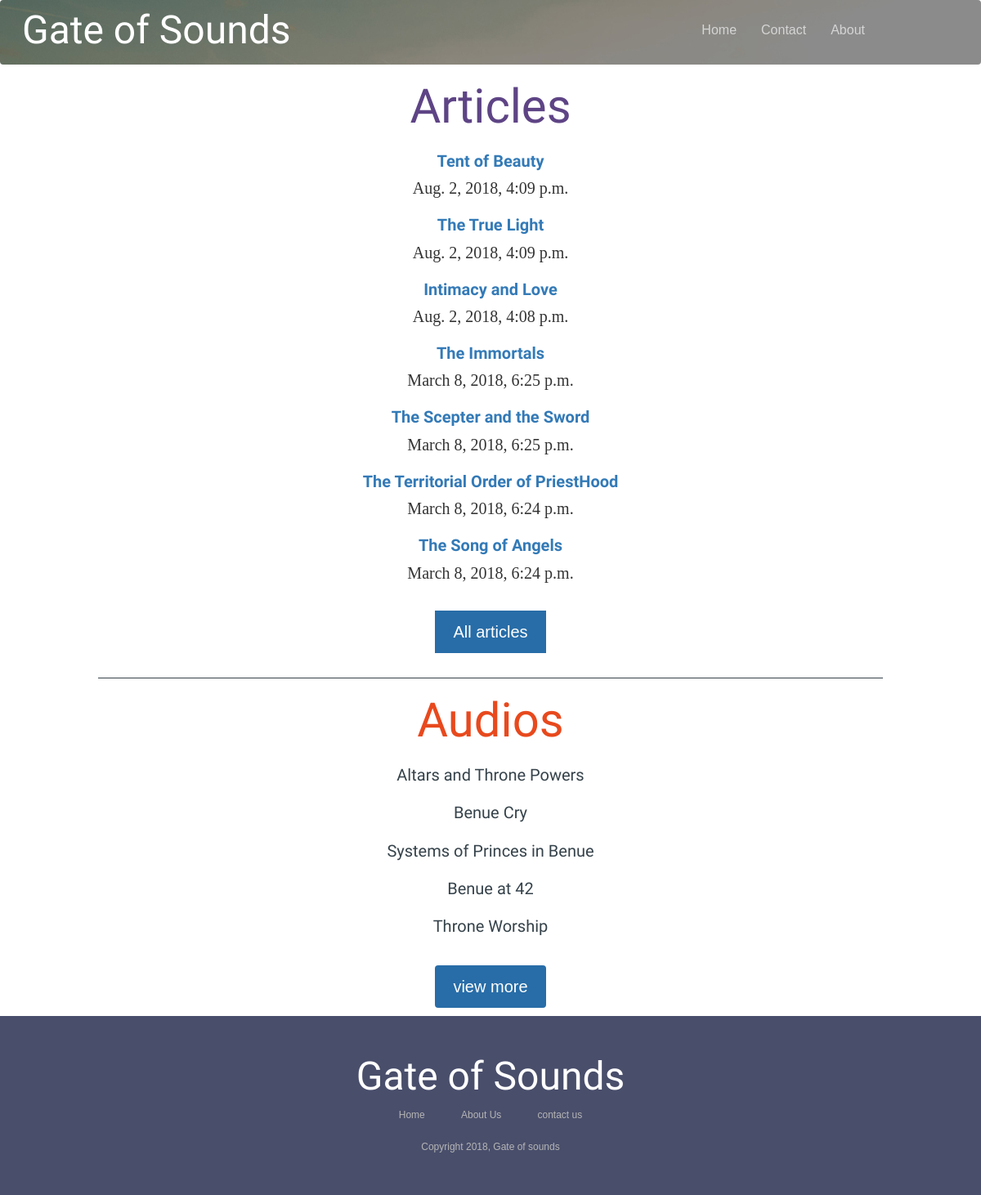
The app's page /resources, older data.
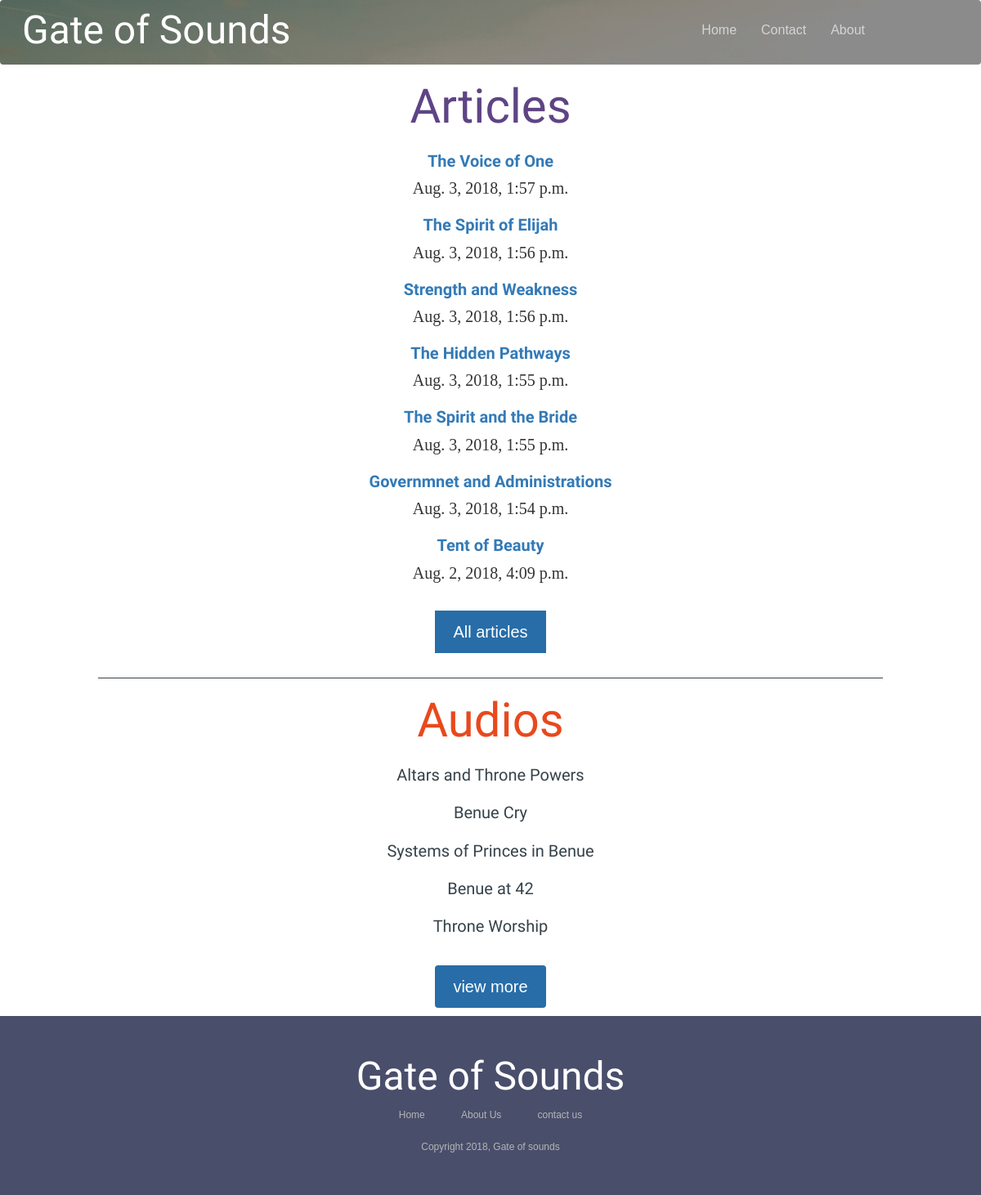
The same page, newer data.
### sounds/models.py (models this page shows, shortened)
class Post(models.Model):
    title = models.CharField(max_length= 150)
    body = models.TextField()
    date = models.DateTimeField()
    author= models.TextField(default='Sunny awugo')
    def get_absolute_url(self):
        return reverse('post-detail', args=[str(self.id)])
    class Meta:
        ordering = ["-date"]

### sounds/views.py (the view)
# urls.py: path('resources', views.resources, name='resources'),
def resources(request):
    post = Post.objects.all()[:7]
    context = {
        'post': post,
    }
    return render(request, 'sounds/resources.html', context)

### sounds/templates/sounds/resources.html
{% extends 'base_generic.html' %}
{% block content %}
{% load static %}
{% load bootstrap3 %}
<link rel='stylesheet' href='{% static "sounds/style.css" %}'>
<div class='work'>
        <strong></strong><h2 style="font-family: 'Tangerine', serif; font-size: 58px; color:#5E4485;">Articles</h2></strong>
        {% for post in post %}
                <div class='blogpost'>
                    <h3><strong><a style="font-family: 'Ubuntu', serif; font-size: 20px;" href="{{ post.get_absolute_url }}">{{ post.title }}</strong></h3></a>
                    <h4 style="font-family: 'Ubuntu:italic', serif; font-size: 20px;">{{ post.date }}</h4>
                </div>
        {% endfor %}
        <a href='{% url "posts" %}'><button class='btn_1'>All articles</button></a>
    </div>
   <div style='width:80%; margin: auto;'> <hr style='border-color:#35424a;'></div>
   <div  class='text-center' id='audio'>
    <h2 style="font-family: 'Tangerine', serif; font-size: 58px; color: #e8491d;">Audios</h2>
    <h3 ><a style="font-family: 'Ubuntu', serif; font-size: 20px;" href='#'>Altars and Throne Powers</a></h3>
    <h3 ><a style="font-family: 'Ubuntu', serif; font-size: 20px;" href='#'>Benue Cry</a></h3>
    <h3 ><a style="font-family: 'Ubuntu', serif; font-size: 20px;" href='#'>Systems of Princes in Benue</a></h3>
    <h3 ><a style="font-family: 'Ubuntu', serif; font-size: 20px;" href='#'>Benue at 42</a></h3>
    <h3 ><a style="font-family: 'Ubuntu', serif; font-size: 20px;" href='#'>Throne Worship</a></h3>
    <button type='button' class='btn btn-default'>view more</button>
</div>
{% endblock %}

Row changes from the older to the newer data that the page shows:
no longer on this page (row unchanged): Post: title "The True Light", date "Aug. 2, 2018, 4:09 p.m."
no longer on this page (row unchanged): Post: title "Intimacy and Love", date "Aug. 2, 2018, 4:08 p.m."
no longer on this page (row unchanged): Post: title "The Immortals", date "March 8, 2018, 6:25 p.m."
no longer on this page (row unchanged): Post: title "The Scepter and the Sword", date "March 8, 2018, 6:25 p.m."
no longer on this page (row unchanged): Post: title "The Territorial Order of PriestHood", date "March 8, 2018, 6:24 p.m."
no longer on this page (row unchanged): Post: title "The Song of Angels", date "March 8, 2018, 6:24 p.m."
added Post: title "The Voice of One", date "Aug. 3, 2018, 1:57 p.m."
added Post: title "The Spirit of Elijah", date "Aug. 3, 2018, 1:56 p.m."
added Post: title "Strength and Weakness", date "Aug. 3, 2018, 1:56 p.m."
added Post: title "The Hidden Pathways", date "Aug. 3, 2018, 1:55 p.m."
added Post: title "The Spirit and the Bride", date "Aug. 3, 2018, 1:55 p.m."
added Post: title "Governmnet and Administrations", date "Aug. 3, 2018, 1:54 p.m."
